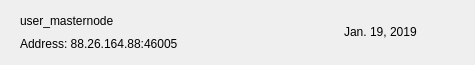
<?xml version="1.0" encoding="UTF-8"?>
<ui version="4.0">
 <class>MNRow</class>
 <widget class="QWidget" name="MNRow">
  <property name="geometry">
   <rect>
    <x>0</x>
    <y>0</y>
    <width>475</width>
    <height>65</height>
   </rect>
  </property>
  <property name="windowTitle">
   <string>Form</string>
  </property>
  <property name="styleSheet">
   <string notr="true"/>
  </property>
  <layout class="QVBoxLayout" name="verticalLayout_2">
   <property name="spacing">
    <number>0</number>
   </property>
   <property name="leftMargin">
    <number>20</number>
   </property>
   <property name="topMargin">
    <number>0</number>
   </property>
   <property name="rightMargin">
    <number>20</number>
   </property>
   <property name="bottomMargin">
    <number>0</number>
   </property>
   <item>
    <widget class="QFrame" name="frame_2">
     <property name="styleSheet">
      <string notr="true">border:none;</string>
     </property>
     <property name="frameShape">
      <enum>QFrame::StyledPanel</enum>
     </property>
     <property name="frameShadow">
      <enum>QFrame::Raised</enum>
     </property>
     <layout class="QHBoxLayout" name="horizontalLayout">
      <property name="leftMargin">
       <number>0</number>
      </property>
      <property name="rightMargin">
       <number>0</number>
      </property>
      <item>
       <widget class="QFrame" name="frame">
        <property name="styleSheet">
         <string notr="true">border:none;padding:0px;</string>
        </property>
        <property name="frameShape">
         <enum>QFrame::StyledPanel</enum>
        </property>
        <property name="frameShadow">
         <enum>QFrame::Raised</enum>
        </property>
        <layout class="QVBoxLayout" name="verticalLayout">
         <property name="spacing">
          <number>0</number>
         </property>
         <property name="leftMargin">
          <number>0</number>
         </property>
         <property name="topMargin">
          <number>0</number>
         </property>
         <property name="rightMargin">
          <number>0</number>
         </property>
         <property name="bottomMargin">
          <number>0</number>
         </property>
         <item>
          <widget class="QLabel" name="labelName">
           <property name="text">
            <string>user_masternode</string>
           </property>
          </widget>
         </item>
         <item>
          <widget class="QLabel" name="labelAddress">
           <property name="text">
            <string>Address: 88.26.164.88:46005</string>
           </property>
          </widget>
         </item>
        </layout>
       </widget>
      </item>
      <item>
       <spacer name="horizontalSpacer">
        <property name="orientation">
         <enum>Qt::Horizontal</enum>
        </property>
        <property name="sizeHint" stdset="0">
         <size>
          <width>40</width>
          <height>20</height>
         </size>
        </property>
       </spacer>
      </item>
      <item>
       <widget class="QLabel" name="labelDate">
        <property name="text">
         <string>Jan. 19, 2019</string>
        </property>
       </widget>
      </item>
      <item>
       <widget class="QPushButton" name="pushButtonMenu">
        <property name="focusPolicy">
         <enum>Qt::NoFocus</enum>
        </property>
        <property name="styleSheet">
         <string notr="true">border:none; background-color:transparent; padding:0px;</string>
        </property>
        <property name="text">
         <string/>
        </property>
        <property name="icon">
         <iconset>
          <normaloff>:/ic-menu-hover</normaloff>:/ic-menu-hover</iconset>
        </property>
        <property name="iconSize">
         <size>
          <width>24</width>
          <height>24</height>
         </size>
        </property>
       </widget>
      </item>
     </layout>
    </widget>
   </item>
   <item>
    <widget class="QLabel" name="lblDivisory">
     <property name="minimumSize">
      <size>
       <width>0</width>
       <height>1</height>
      </size>
     </property>
     <property name="maximumSize">
      <size>
       <width>16777215</width>
       <height>1</height>
      </size>
     </property>
     <property name="text">
      <string/>
     </property>
     <property name="alignment">
      <set>Qt::AlignBottom|Qt::AlignLeading|Qt::AlignLeft</set>
     </property>
    </widget>
   </item>
  </layout>
 </widget>
 <resources/>
 <connections/>
</ui>
